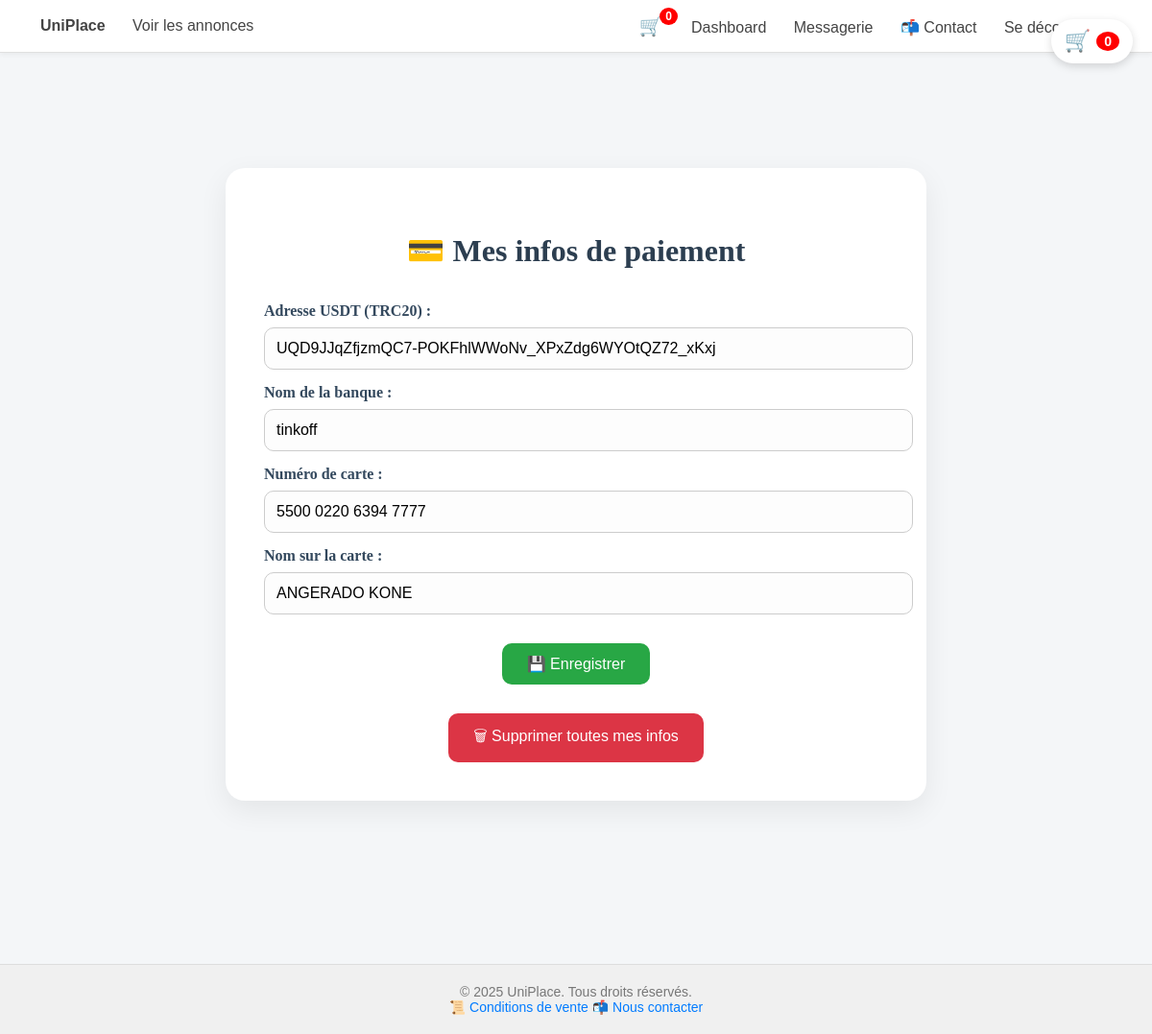
The app's page /mes-infos-paiement (signed in) with its own data.
### app/models.py (models this page shows)
class User(UserMixin, db.Model):
    id = db.Column(db.Integer, primary_key=True)
    username = db.Column(db.String(80), unique=True, nullable=False)
    email = db.Column(db.String(120), unique=True, nullable=False)
    password = db.Column(db.String(200), nullable=False)
    is_admin = db.Column(db.Boolean, default=False)
    email_confirmed = db.Column(db.Boolean, default=False)
    usdt_address = db.Column(db.String(200), nullable=True)
    bank_name = db.Column(db.String(100), nullable=True)
    card_number = db.Column(db.String(50), nullable=True)
    card_holder = db.Column(db.String(100), nullable=True)

### app/routes/main.py (the view, shortened to what this page needs)
@main_bp.route('/mes-infos-paiement', methods=['GET', 'POST'])
@login_required
def mes_infos_paiement():
    return render_template('paiement_info.html')

### app/routes/auth.py (called while the page is built)
@login_manager.user_loader
def load_user(user_id):
    return User.query.get(int(user_id))

### app/templates/paiement_info.html (shortened to what this page needs)
{% extends "base.html" %}
{% block content %}
<div class="info-container">
    <h2>💳 {{ _('Mes infos de paiement') }}</h2>
    <form method="POST" action="{{ url_for('main.update_usdt_address') }}">
        <label for="usdt_address">{{ _('Adresse USDT (TRC20) :') }}</label>
        <input type="text" name="usdt_address" id="usdt_address" value="{{ current_user.usdt_address or '' }}" required>
        <label for="bank_name">{{ _('Nom de la banque :') }}</label>
        <input type="text" name="bank_name" id="bank_name" value="{{ current_user.bank_name or '' }}">
        <label for="card_number">{{ _('Numéro de carte :') }}</label>
        <input type="text" name="card_number" id="card_number" value="{{ current_user.card_number or '' }}">
        <label for="card_holder">{{ _('Nom sur la carte :') }}</label>
        <input type="text" name="card_holder" id="card_holder" value="{{ current_user.card_holder or '' }}">
        <div class="btn-group">
            <button type="submit" class="btn-submit">💾 {{ _('Enregistrer') }}</button>
        </div>
    </form>
    <form method="POST" action="{{ url_for('main.update_usdt_address') }}" onsubmit="return confirm('⚠️ {{ _('Es-tu sûr de vouloir supprimer toutes tes informations de paiement ? Cette action est irréversible.') }}')">
        <div class="btn-group">
            <button type="submit" class="btn-delete">🗑 {{ _('Supprimer toutes mes infos') }}</button>
        </div>
    </form>
</div>
{% endblock %}

### app/templates/base.html (style rules this page uses)
body { margin: 0; font-family: 'Segoe UI', sans-serif; background-color: #f4f6f8; color: #333; }
body { font-family: Arial, sans-serif; margin: 0; padding: 0; }

### app/templates/paiement_info.html (style rules this page uses)
.info-container { max-width: 650px; margin: 80px auto; background: white; padding: 40px; border-radius: 20px; box-shadow: 0 10px 30px rgba(0, 0, 0, 0.07); font-family: 'Baloo 2', cursive; transition: box-shadow 0.3s ease; }
.info-container h2 { text-align: center; margin-bottom: 35px; font-size: 2rem; color: #2c3e50; }
.info-container label { font-weight: bold; display: block; margin-top: 15px; margin-bottom: 8px; color: #34495e; }
.info-container input { width: 100%; padding: 12px; border-radius: 10px; border: 1px solid #ccc; font-size: 16px; background-color: #fdfdfd; transition: border 0.3s ease; }
.btn-group { display: flex; gap: 20px; margin-top: 30px; justify-content: center; }
.btn-submit { background-color: #28a745; color: white; border: none; padding: 12px 26px; font-size: 16px; border-radius: 10px; cursor: pointer; transition: background-color 0.3s ease; }
.btn-delete { background-color: #dc3545; color: white; border: none; padding: 12px 26px; font-size: 16px; border-radius: 10px; cursor: pointer; transition: background-color 0.3s ease; }
body { font-family: Arial, sans-serif; margin: 0; padding: 0; }

### records on screen
User: usdt_address "UQD9JJqZfjzmQC7-POKFhlWWoNv_XPxZdg6WYOtQZ72_xKxj", bank_name "tinkoff", card_number "5500 0220 6394 7777", card_holder "ANGERADO KONE"

### other values on screen
{{ panier_count }} "0"
{{ current_year or 2025 }} "2025"
